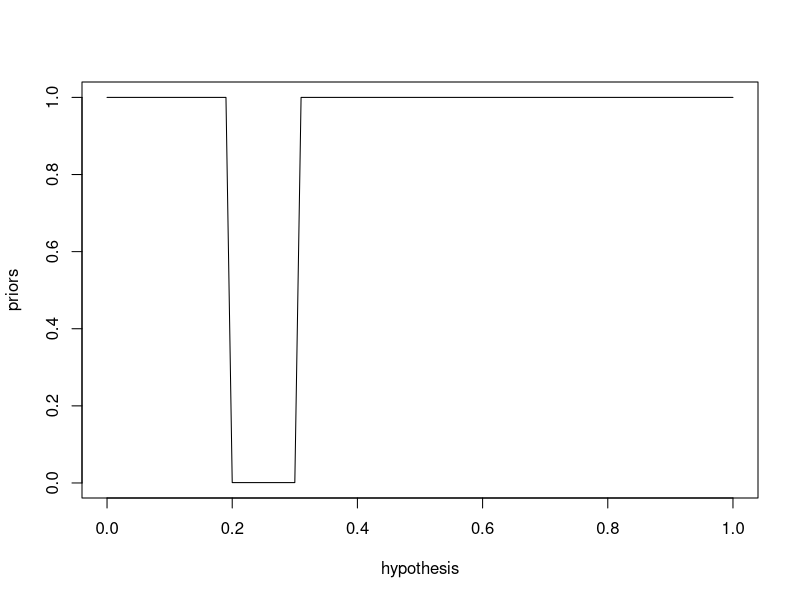
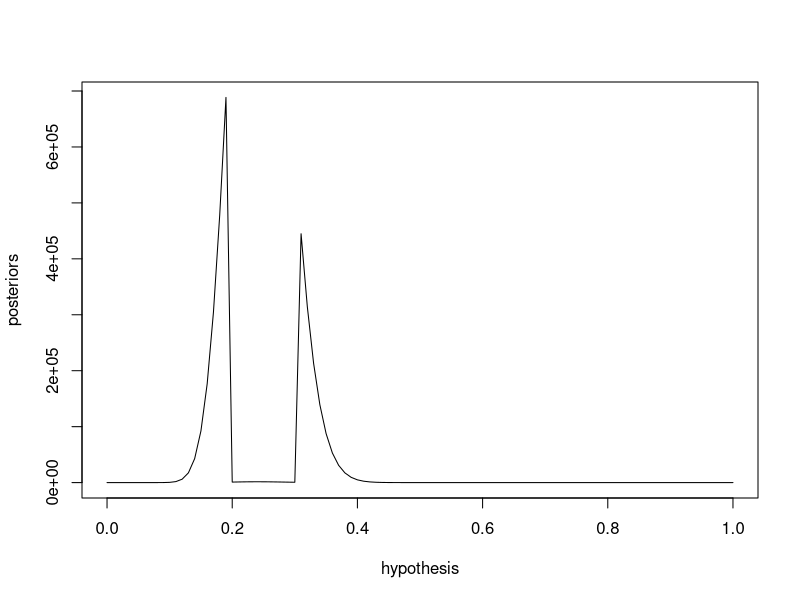
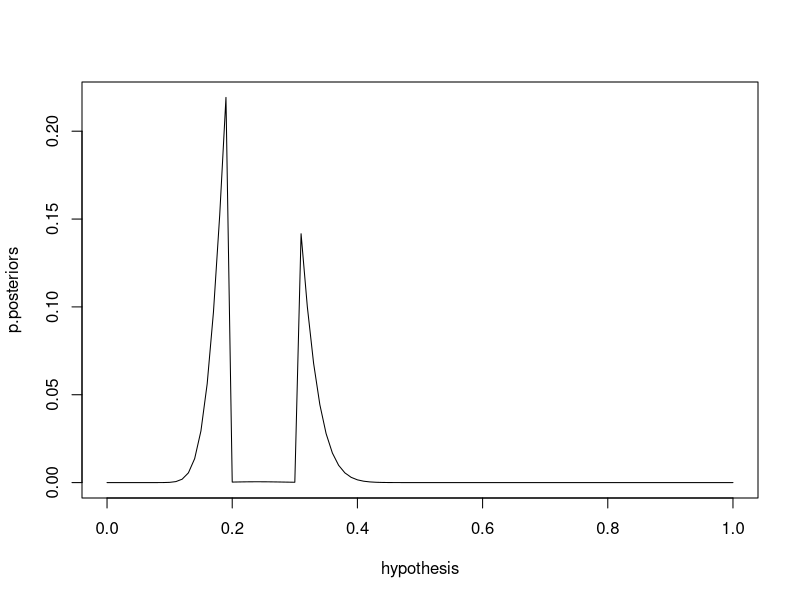
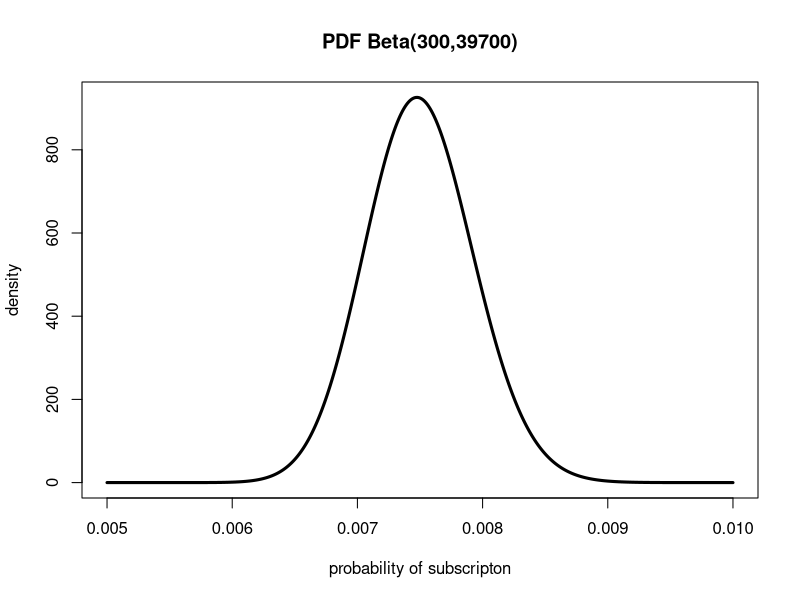
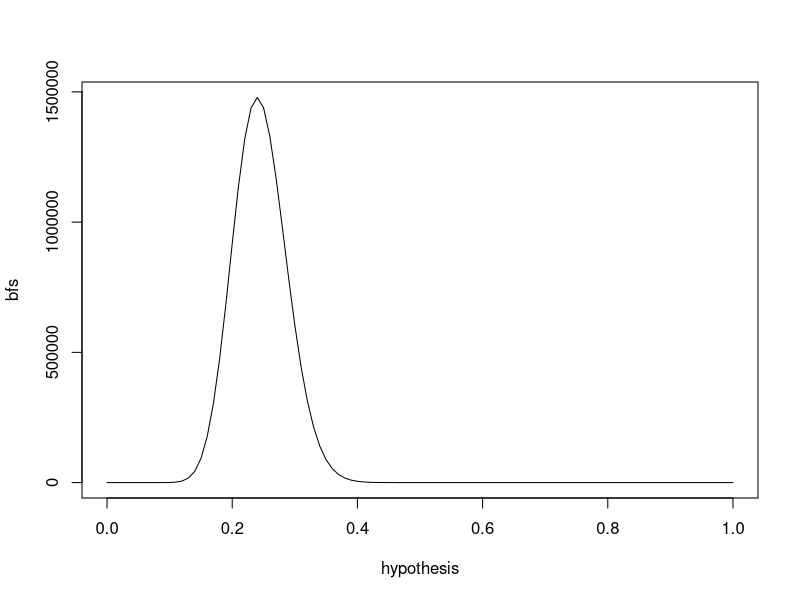

R code for these plots, in order:
setwd("~/GitHub/BAYES_R_MARKDOWN")

pbinom(0,100,0.00720,lower.tail=FALSE)

integrate (function(p) dbeta(p,14,27),0,0.5)

integrate (function(x) dbeta(x,5,1195),0.005,1)

integrate(function(x) dnorm(x,mean=20.6,sd=1.62),10,18)

xs <- seq(0.005,0.01,by=0.00001)
png("PDF_plot.png") 
plot(xs,dbeta(xs,300,40000-300),type="l",lwd=3,
     ylab="density",
     xlab="probability of subscripton",
     main="PDF Beta(300,39700)")
dev.off()

pbeta(0.0065,300,39700)

pbeta(1,300,39700) - pbeta(0.0085,300,39700)

pbinom(3,5,0.5)

qbeta(0.999,300,39700)

n.trials <- 100000
prior.alpha <- 3
prior.beta <- 7
a.samples <- rbeta(n.trials,36+prior.alpha,114+prior.beta)
b.samples <- rbeta(n.trials,50+prior.alpha,100+prior.beta)
p.b_superior <- sum(b.samples > a.samples)/n.trials

p.b_superior  

pbinom(24,100,0.5)

dx <- 0.01
hypothesis <- seq(0,1,by=dx)
bayes.factor <- function (h_top,h_bottom) {
  ((h_top)^24*(1-h_top)^76)/((h_bottom)^24*(1-h_bottom)^76)
}

bfs <- bayes.factor(hypothesis,0.5)
png("all_possible_hypotheses.png")
plot(hypothesis,bfs,type="l")
dev.off()
max(bfs)
hypothesis[which.max(bfs)]

priors <- ifelse(hypothesis >=0.2 & hypothesis <=0.3, 1/1000,1)
plot(hypothesis,priors,type="l")

posteriors <-priors*bfs
plot(hypothesis,posteriors,type="l")

sum(posteriors)
p.posteriors <- posteriors/sum(posteriors)
sum(p.posteriors)
plot(hypothesis,p.posteriors,type="l")

sum(p.posteriors[which(hypothesis < 0.5)])
sum(p.posteriors*hypothesis)
hypothesis[which.max(p.posteriors)]